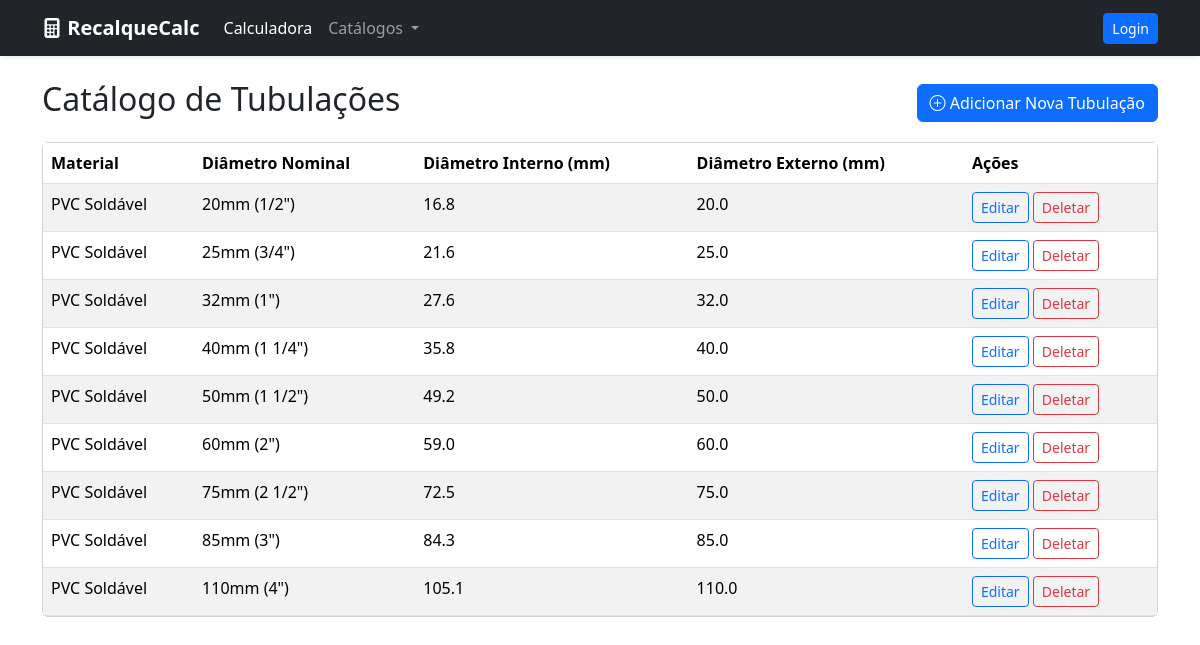
/catalog/tubulacoes/, run on an earlier commit of the app's database.
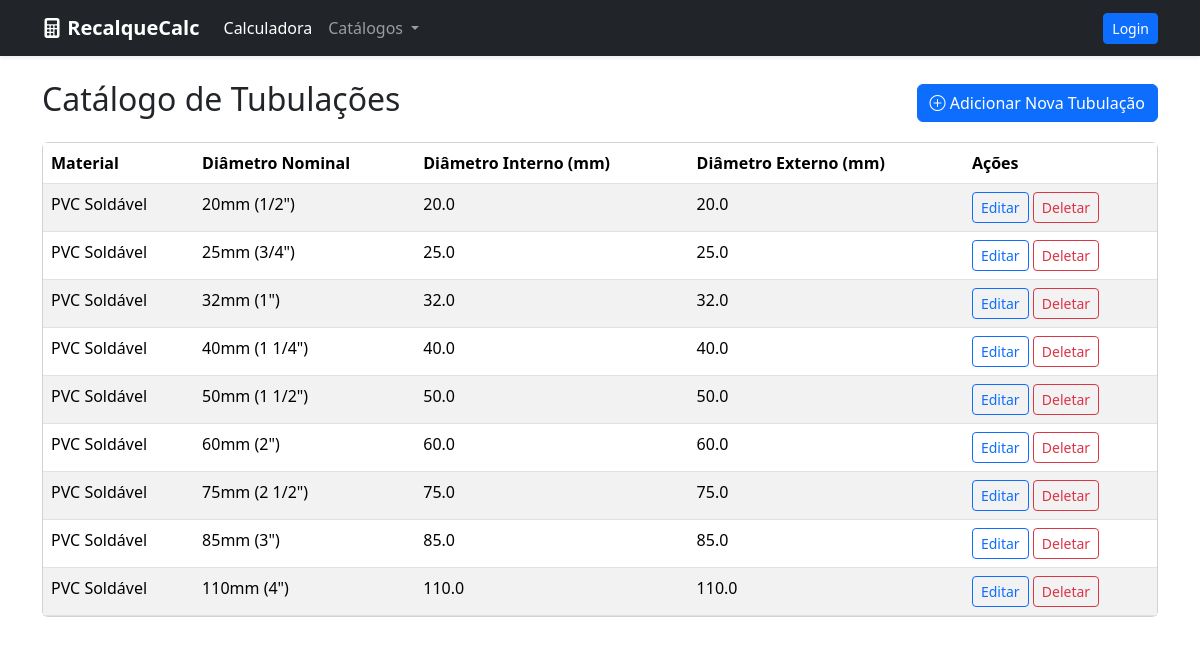
And on a later commit of the database.
### calculator/models.py (models this page shows, shortened)
class Tubulacao(models.Model):
    material = models.ForeignKey(Material, on_delete=models.CASCADE, related_name='tubulacoes')
    diametro_nominal = models.CharField(max_length=20, help_text="Representação comercial. Ex: '50mm' ou '2 polegadas'")
    diametro_interno_mm = models.FloatField(help_text="Diâmetro interno real em milímetros (usado nos cálculos)")
    diametro_externo_mm = models.FloatField(help_text="Diâmetro externo real em milímetros")
    class Meta:
        unique_together = ('material', 'diametro_interno_mm')
        ordering = ['material', 'diametro_interno_mm'] # Ordena os tubos por tamanho

class Material(models.Model):
    nome = models.CharField(max_length=100, unique=True, help_text="Ex: PVC Soldável, Aço Carbono")
    rugosidade_mm = models.FloatField(help_text="Rugosidade absoluta (ε) em milímetros")

### calculator/views.py (the view)
# urls.py: path('catalog/tubulacoes/', views.TubulacaoListView.as_view(), name='tubulacao_list'),
class TubulacaoListView(ListView):
    model = Tubulacao
    template_name = 'calculator/tubulacao_list.html'
    context_object_name = 'tubulacoes'
    queryset = Tubulacao.objects.select_related('material').order_by('material__nome', 'diametro_interno_mm')

### calculator/templates/calculator/tubulacao_list.html
{% extends "calculator/base.html" %}
{% block content %}
<div class="d-flex justify-content-between align-items-center mb-3">
    <h2>Catálogo de Tubulações</h2>
    <a href="{% url 'tubulacao_create' %}" class="btn btn-primary">
        <i class="bi bi-plus-circle"></i> Adicionar Nova Tubulação
    </a>
</div>
<div class="card">
    <div class="table-responsive">
        <table class="table table-striped table-hover mb-0">
            <thead>
                <tr>
                    <th>Material</th>
                    <th>Diâmetro Nominal</th>
                    <th>Diâmetro Interno (mm)</th>
                    <th>Diâmetro Externo (mm)</th>
                    <th>Ações</th>
                </tr>
            </thead>
            <tbody>
                {% for tubulacao in tubulacoes %}
                <tr>
                    <td>{{ tubulacao.material.nome }}</td>
                    <td>{{ tubulacao.diametro_nominal }}</td>
                    <td>{{ tubulacao.diametro_interno_mm }}</td>
                    <td>{{ tubulacao.diametro_externo_mm }}</td>
                    <td>
                        <a href="{% url 'tubulacao_update' tubulacao.pk %}" class="btn btn-sm btn-outline-primary">Editar</a>
                        <a href="{% url 'tubulacao_delete' tubulacao.pk %}" class="btn btn-sm btn-outline-danger">Deletar</a>
                    </td>
                </tr>
                {% empty %}
                <tr>
                    <td colspan="5" class="text-center">Nenhuma tubulação cadastrada.</td>
                </tr>
                {% endfor %}
            </tbody>
        </table>
    </div>
</div>
{% endblock %}

### calculator/templates/calculator/base.html (shortened to what this page needs)
<!DOCTYPE html>
<html lang="pt-br">
<head>
    <link href="https://cdn.jsdelivr.net/npm/bootstrap@5.3.3/dist/css/bootstrap.min.css" rel="stylesheet">
    <link rel="stylesheet" href="https://cdn.jsdelivr.net/npm/bootstrap-icons@1.11.3/font/bootstrap-icons.min.css">
</head>
<body>
    {% include 'calculator/partials/navbar.html' %}
    <main class="container mt-4 mb-5">
        {% block content %}
        {% endblock %}
    </main>
</body>
</html>

### calculator/templates/calculator/partials/navbar.html (shortened to what this page needs)
<nav class="navbar navbar-expand-lg navbar-dark bg-dark shadow-sm">
    <div class="container">
        <a class="navbar-brand" href="{% url 'calculadora' %}">
            <i class="bi bi-calculator-fill"></i>
            <strong>RecalqueCalc</strong>
        </a>
        <div class="collapse navbar-collapse" id="navbarNav">
            <ul class="navbar-nav me-auto mb-2 mb-lg-0">
                <li class="nav-item">
                    <a class="nav-link active" aria-current="page" href="{% url 'calculadora' %}">Calculadora</a>
                </li>
                <li class="nav-item dropdown">
                    <a class="nav-link dropdown-toggle" href="#" id="navbarDropdown" role="button" data-bs-toggle="dropdown" aria-expanded="false">
                        Catálogos
                    </a>
                </li>
            </ul>
            <div class="d-flex">
                {% if user.is_authenticated %}
                    <span class="navbar-text me-3">
                        Olá, <strong>{{ user.username }}</strong>!
                    </span>
                    <form action="{% url 'logout' %}" method="post" class="d-inline">
                        {% csrf_token %}
                        <button type="submit" class="btn btn-secondary btn-sm">Sair</button>
                    </form>
                {% else %}
                    <a href="{% url 'login' %}" class="btn btn-primary btn-sm">Login</a>
                {% endif %}
            </div>
        </div>
    </div>
</nav>

What changed in the data, as far as the page shows it:
changed Tubulacao "20mm (1/2\")": diametro_interno_mm "16.8" → "20.0"
changed Tubulacao "25mm (3/4\")": diametro_interno_mm "21.6" → "25.0"
changed Tubulacao "32mm (1\")": diametro_interno_mm "27.6" → "32.0"
changed Tubulacao "40mm (1 1/4\")": diametro_interno_mm "35.8" → "40.0"
changed Tubulacao "50mm (1 1/2\")": diametro_interno_mm "49.2" → "50.0"
changed Tubulacao "60mm (2\")": diametro_interno_mm "59.0" → "60.0"
changed Tubulacao "75mm (2 1/2\")": diametro_interno_mm "72.5" → "75.0"
changed Tubulacao "85mm (3\")": diametro_interno_mm "84.3" → "85.0"
changed Tubulacao "110mm (4\")": diametro_interno_mm "105.1" → "110.0"
